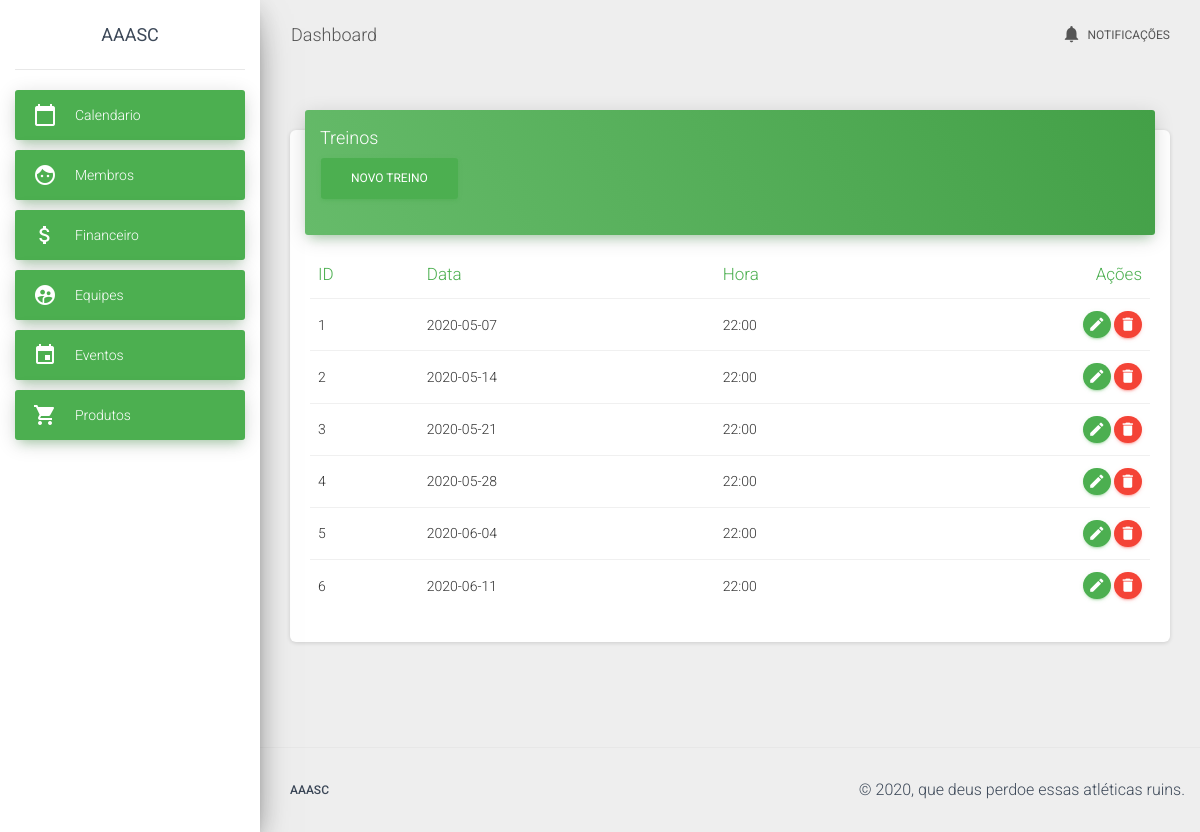
Page /training/list/1 on the committed database.
### app/models/training.py (models this page shows, shortened)
class Training(db.Model):
    __tablename__ = "training"
    id = db.Column(db.Integer, primary_key=True, autoincrement=True)
    description = db.Column(db.String)
    date = db.Column(db.DateTime)
    time = db.Column(db.DateTime)
    team_id = db.Column(db.Integer, db.ForeignKey('team.id'))
    _loaded = False
    @property
    def str_date(self):
        if self.date:
            return datetime.datetime.strftime(self.date, '%Y-%m-%d')
        else:
            return False
    @staticmethod
    def load_team(team_id=-1):
        if team_id != -1:
            return Training.query.filter_by(team_id=team_id).all()
        else:
            return Training()
    @property
    def str_time(self):
        if self.time:
            return datetime.datetime.strftime(self.time, '%H:%M')
        else:
            return False

### app/controllers/training.py (the view)
@app.route("/training/list")
@app.route('/training/list/<int:team_id>')
def list_training(team_id=-1):
    if team_id == -1:
        trainings = Training.load_all()
    else:
        trainings = Training.load_team(team_id)
    team = Team.load(team_id)
    return render_template("./team/list_training.html", trainings=trainings,
                           team=team)

### app/models/team.py (called while the page is built)
    @staticmethod
    def load(id=-1):
        if id != -1:
            return Team.query.filter_by(id=id).first()
        else:
            return Team()

### app/templates/team/list_training.html (shortened to what this page needs)
{% extends "template.html" %}
{% block content %}
<div class="row">
  <div class="col">
    <div class="card">
      <div class="card-header card-header-success">
        <h4 class="card-title">Treinos</h4>
        <p class="category">
          <a href="{{url_for('edit_training', team_id=team.id)}}" class="btn btn-success">Novo treino</a>
        </p>
      </div>
      <div class="card-body table-responsive">
        <table class="table table-hover">
          <thead class="text-success">
            <th>ID</th>
            <th>Data</th>
            <th>Hora</th>
            <th class="text-right">Ações</th>
          </thead>
          <tbody>
            {% for training in trainings %}
              <tr>
                <td>{{ training.id }}</td>
                <td>{{ training.str_date }}</td>
                <td>{{ training.str_time }}</td>
                <td class="td-actions text-right">
                  <a href="{{url_for('edit_training', team_id=team.id, training_id=training.id)}}" rel="tooltip" class="btn btn-success btn-round">
                      <i class="material-icons">edit</i>
                  </a>
                  <a href="{{url_for('delete_training', training_id=training.id)}}" rel="tooltip" class="btn btn-danger btn-round">
                      <i class="material-icons">delete</i>
                  </a>
                </td>
              </tr>
            {% endfor %}
          </tbody>
        </table>
      </div>
    </div>
  </div>
</div>
{% endblock %}

### rows in the picture
Training: id "1", str_date "2020-05-07", str_time "22:00"
Training: id "2", str_date "2020-05-14", str_time "22:00"
Training: id "3", str_date "2020-05-21", str_time "22:00"
Training: id "4", str_date "2020-05-28", str_time "22:00"
Training: id "5", str_date "2020-06-04", str_time "22:00"
Training: id "6", str_date "2020-06-11", str_time "22:00"
